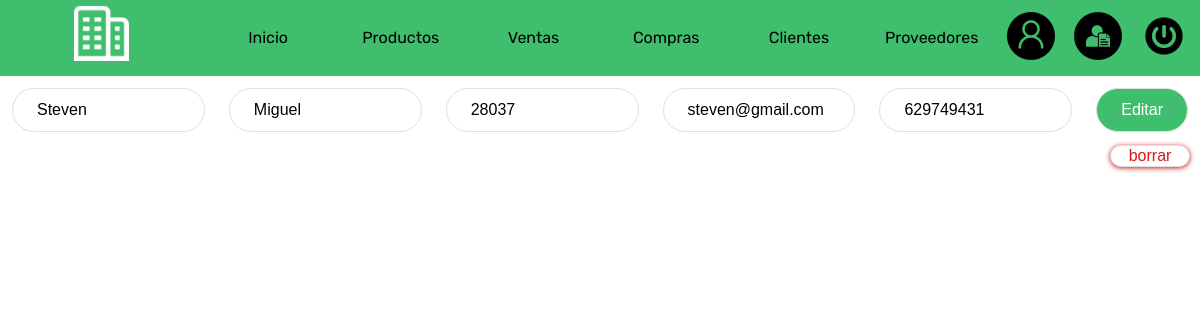
Screenshot of /editarclientes.php?dni=35678788C (signed in) with the database file from the repository.
### tables this page shows
CREATE TABLE `clientes` (
  `dni` varchar(9) NOT NULL,
  `nombre` varchar(30) DEFAULT NULL,
  `apellido` varchar(30) DEFAULT NULL,
  `correo` varchar(40) DEFAULT NULL,
  `cp` varchar(6) DEFAULT NULL,
  `iban` varchar(30) DEFAULT NULL,
  `tlf` varchar(14) DEFAULT NULL,
  `borrado` int(1) NOT NULL DEFAULT 0
);

### Db/Con1Db.php (called while the page is built)
<?php
class Connection
{
    public static function conn1()
    {
        $mysqli = new mysqli('localhost', 'root','', 'erp');
        if($mysqli->connect_errno)
        {
            printf("Error en la conexion: %s\n", $mysqli->coneect_errno);
        }
        else
        {
            $mysqli->set_charset('utf8');
            return $mysqli;
        }
    }
}
?>

### Controllers/EditarClientesController1.php (called while the page is built, shortened)
<?php
    $dni = $_GET['dni'];
    if(file_exists("../Db/Con1Db.php"))
    {
        require_once "../Db/Con1Db.php";
        require_once "../Models/Datos1Model.php";
    }
    elseif(file_exists("Db/Con1Db.php"))
    {
        require_once "Db/Con1Db.php";
        require_once "Models/Datos1Model.php";
    }
    $oData = new Datos;
    $sql = "SELECT * FROM clientes where dni='$dni'";
    $data = $oData->getData1($sql);
    if(empty($data))
    {
        echo"
            <div class='bloque1 negrita'>
                No hay datos.
                $dni
            </div>
        ";
    }
    else
    {
        foreach ($data as $row)
        {
            $nombre = $row->nombre;
            $apellido = $row->apellido;
            $cp = $row->cp;
            $correo = $row->correo;
            $tlf = $row->tlf;
        }
    }
?>

### Models/Datos1Model.php (called while the page is built, shortened)
<?php
class Datos
{
    private $mysqli;
    private $data;
    public function __construct()
    {
        $this->mysqli= Connection::conn1();
        $this->data=array();
    }
    public function getData1($sql)
    {
        $result = $this->mysqli->query($sql);
        while($rows=$result->fetch_object())
        {
            $this->data[]=$rows;
        }
        return $this->data;
    }
}
?>

### Views/Clientes/Clientes1EdicionView.php (the view, shortened to what this page needs)
<div class="contenedor0" id="contenedor0">
    <div class="bloque1" id="">
        <form id="formEdicionClientes1" class="bloque1 col-8">
        <?php require_once "Controllers/EditarClientesController1.php"; ?>
            <input type="text" name="textEdicionClientes2" id="textEdicionClientes2" required class="campo1" value='<?php echo $nombre;?>'>
            <input type="text" name="textEdicionClientes3" id="textEdicionClientes3" required class="campo1" value='<?php echo $apellido;?>'>
            <input type="text" name="textEdicionClientes4" id="textEdicionClientes4" required class="campo1" value='<?php echo $cp;?>'>
            <input type="text" name="textEdicionClientes5" id="textEdicionClientes5" required class="campo1" value='<?php echo $correo;?>'>
            <input type="text" name="textEdicionClientes6" id="textEdicionClientes6" required class="campo1" value='<?php echo $tlf;?>'>
            <input type="submit" name="botonEdicionClientes1" id="botonEdicionClientes1" class="boton1" value="Editar">
        </form>
    </div>
    <div class="col-12 eliminarproveedores">
        <div class="col-1 ">
            <input type="button" name="botonBorrarClientes1" id="botonBorrarClientes1" class="borrar" value="borrar" onclick="return confirm('Estas seguro de que quieres borrar');">
        </div>
    </div>
</div>

### Assets/css/style.css (style rules this page uses)
* { padding: 0; margin: 0; box-sizing: border-box; font-family: 'Rubik', sans-serif; text-align: center; }
.col-1 { width: 8.33%; }
.col-8 { width: 66.66%; }
.col-12 { width: 100%; }
.bloque1 { display: flex; flex-direction: row; align-items: center; justify-content: center; width: 100%; }
.campo1 { text-align: left; font-family: Arial, Helvetica, sans-serif; width: 40%; }
input, textarea, checkbox, submit, select { background-color: #ffffff; color: #000000; border: 1px solid #e0e0e0; border-radius: 30px; padding: 1% 2%; margin: 1%; text-align: left; text-decoration: none; font-family: Arial, Helvetica, sans-serif; font-size: 100%; cursor: pointer; outline: 0; }
.boton1 { background-color: #3FBF6D; color: #ffffff; text-align: center; font-family: Arial, Helvetica, sans-serif; padding: 1% 2%; border-radius: 30px; }
.borrar { background-color: #ffffff; border-radius: 14px; color: #d41616; box-shadow:0px 1px 5px 0px #d41616; text-align: center; font-family: Arial, Helvetica, sans-serif; padding: 1% 2%; width: 80%; text-decoration: none; }
.eliminarproveedores { display: flex; justify-content: end; align-items: baseline; }

### rows the page displays
clientes: textEdicionClientes2 "Steven", textEdicionClientes3 "Miguel", textEdicionClientes4 "28037", textEdicionClientes5 "steven@gmail.com", textEdicionClientes6 "629749431"
